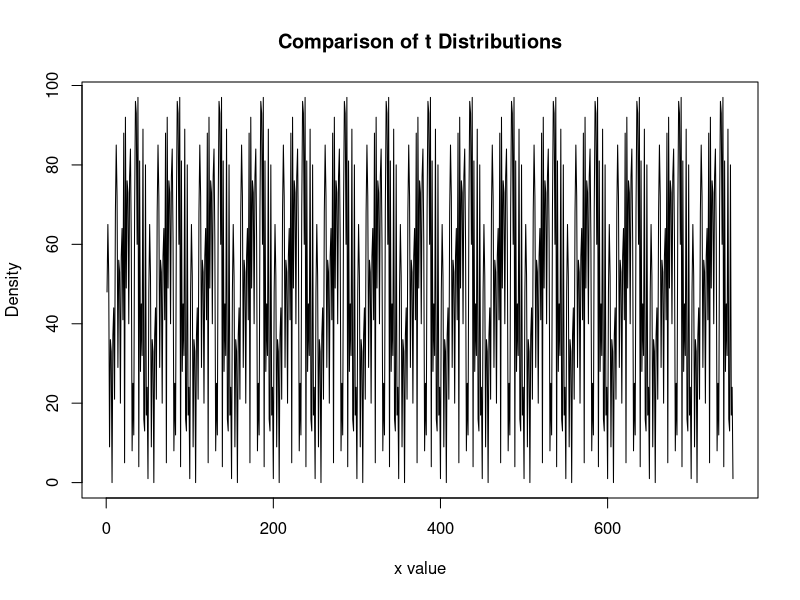

R code for this plot: (Note: this script raises an error after producing the figure.)
# #CHI SQ---> sum of (observed-expected)^2/expected
# #           array<-c(1,2,3,4,5,1.24,"Hello guys",'a'); #array declaration
#             #print(array);                             #print array
# options(max.print = 10000);
# a<-c(11,12,13,14,15,16);
# # x<-c(1,2,3,4,5,6);
# x<-1;
# c<-c(37,38,39,40,41,42);
# m<-100;
# course=matrix(nrow=6,ncol=750);
# # course[1,1]=((a[1]*x[1]+c[1])%%m);
# # print(course);
# for(i in 1:6)
# {
#   for(j in 1:750)
#   {
#      x1<-((a[i]*x+c[i])%%m);
#      x=x1;
#      course[i,j]<-x1;
#     #course[j,i]<-runif(1,0,100);
#   }
# }
#  print(course);
# sub1.mean<-mean(course[1,]);
# sub2.mean<-mean(course[2,]);
# sub3.mean<-mean(course[3,]);
# sub4.mean<-mean(course[4,]);
# sub5.mean<-mean(course[5,]);
# sub6.mean<-mean(course[6,]);
# print(sub1.mean);
# print(sub2.mean);
# print(sub3.mean);
# print(sub4.mean);
# print(sub5.mean);
# print(sub6.mean);
# sum<-0;
# for(i in 1:750)
# {
#   sum<-sum+course[2,i];
# }
# print(sum/750);

#  SECOND METHOD

#CHI SQ---> sum of (observed-expected)^2/expected
#           array<-c(1,2,3,4,5,1.24,"Hello guys",'a'); #array declaration
#print(array);                             #print array
options(max.print = 10000);
a<-c(11,12,13,14,15,16);
# x<-c(1,2,3,4,5,6);
x<-1;
c<-c(37,38,39,40,41,42);
m<-100;
course=matrix(nrow=750,ncol=6);
# course[1,1]=((a[1]*x[1]+c[1])%%m);
# print(course);
for(i in 1:6)
{
  for(j in 1:750)
  {
    x1<-((a[i]*x+c[i])%%m);
    x=x1;
    course[j,i]<-x1;
    #course[j,i]<-runif(1,0,100);
  }
}
print(course);
sub1.mean<-mean(course[,1]);
sub2.mean<-mean(course[,2]);
sub3.mean<-mean(course[,3]);
sub4.mean<-mean(course[,4]);
sub5.mean<-mean(course[,5]);
sub6.mean<-mean(course[,6]);
print(sub1.mean);
print(sub2.mean);
print(sub3.mean);
print(sub4.mean);
print(sub5.mean);
print(sub6.mean);
#x <- seq(1, 750, length=750)
hx <- course[,1];
plot(1:750, course[,1], type="l", xlab="x value",ylab="Density", main="Comparison of t Distributions")
chisq.test(course)

print(result)
summary(course);
#plot((1:750), course[,1], type="h", xlab="x value",ylab="Density", main="Comparison of t Distributions")
# sum<-0;
# for(i in 1:750)
# {
#   sum<-sum+course[i,3];   #manual mean
# }
# print(sum/750);